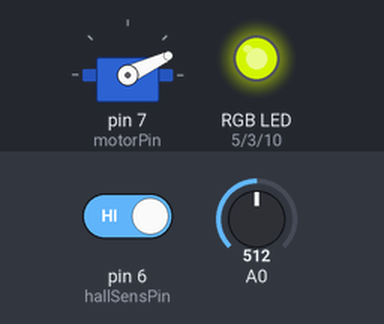
A sketch run on a simulated Arduino Uno, built with avr-gcc and run on an emulated ATmega328P. Shown: servo, an RGB LED mixed from three pins (HIGH = lit). The test bench sets the inputs (shaded band); at power-on: A0 = 512, pin 6 (hallSensPin) HIGH.

Above: at 4.2 s.
4.3 s: A0 set to 716
At 5.5 s:
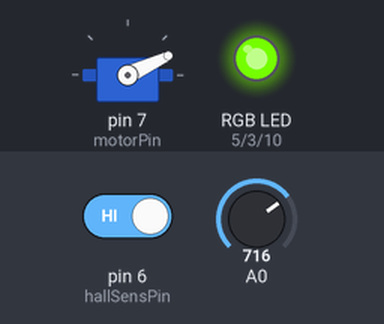
5.8 s: pin 6 (hallSensPin) driven LOW
At 6.6 s:
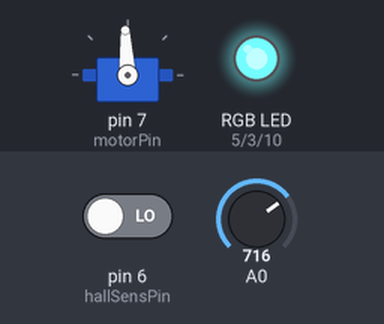
7.3 s: A0 set to 900
At 8.0 s:
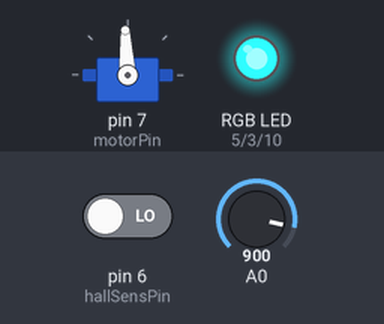
8.8 s: pin 6 (hallSensPin) driven HIGH
At 10.8 s:
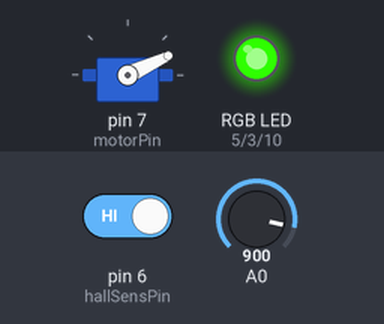
11.3 s: A0 set to 1023
At 12.0 s:
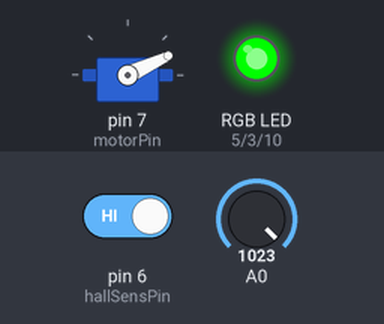
12.8 s: pin 6 (hallSensPin) driven LOW
At 13.1 s:
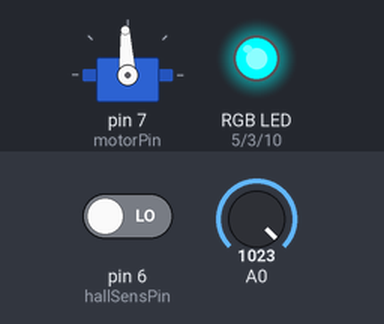
Timing chart, 0 to 15.3 s (numbered marks = the images above; inputs shaded):
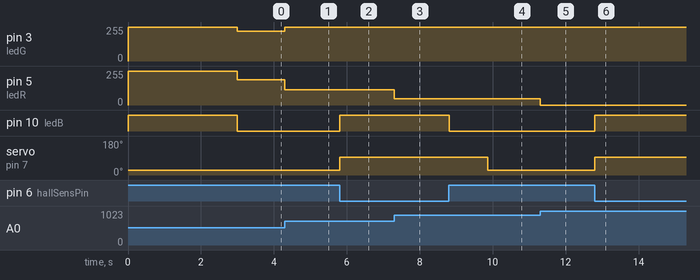

The sketch:

elTorpedo85_system_test.ino
```cpp
/*
  pinOUT
  2 - КНОПКА
  3 - СД ЗЕЛЕНЫЙ
  4 - Сигнал зарядки +
  5 - СД КРАСНЫЙ
  6 - ДАТЧИК ХОЛЛА 1
  7 - МОТОР
  8 - ДАТЧИК ХОЛЛА 2
  9 - СД СИНИЙ
  10 -
  11 - //ВКЛ ЗАПИСИ ВЫХОД
  12 - //ВКЛ МОТОРА ВХОД
  13 - //ВКЛ МОТОРА ВХОД 2
  А0 - уровень напряжения

  1 - +
  2 - -
  3,4 - sign
*/

#include <Servo.h>

Servo motor;

//  var init
bool hallSens = false, speedSwitch = false, speedSwitch2 = false, speedArr[] = {true, false};
int ledR = 5, ledG = 3, ledB = 10, hallSensPin = 6, motorPin = 7, motorStop = 800, motorSpeedArr[] = {1500, 2200}, i = 0, n = 0,
    chargeLvl = 0, chargeLvlMap = 0, chargeLvlR = 0, chargeLvlG = 0;

bool enabled = true, motorEnabled = false;


void setup() {


  motor.attach(motorPin);
  Serial.begin(9600);

  pinMode(ledR, OUTPUT); //RED
  pinMode(ledG, OUTPUT); //Green
  pinMode(ledB, OUTPUT); //Blue
  pinMode(hallSensPin, INPUT_PULLUP); //hallSens

  //  LED off initialisation (LOW - off, HIGH - on)
  digitalWrite(ledR, HIGH);
  digitalWrite(ledG, HIGH);
  digitalWrite(ledB, HIGH);

  //  Motor ON initialisation 3 sec waiting
  motor.writeMicroseconds(motorStop);
  delay(3000);
}

void loop() {

  //update sensor status every loop
  hallSens = !digitalRead(6);
  chargeLvl = analogRead(A0);

  //  Serial.println(hallSens);


  //indication sensor blue led
  if (hallSens) {
    digitalWrite(ledB, HIGH);
  } else {
    digitalWrite(ledB, LOW);
  }

  //индикация включения + инициализация мотора
  if (!enabled) {
    motor.writeMicroseconds(motorStop);
    digitalWrite(ledR, LOW);
    digitalWrite(ledG, LOW);
    i = 0;
  } else {
    i = 0;
    chargeLvlMap = map(chargeLvl, 0, 1023, 630, 840);
    chargeLvlG = map(chargeLvlMap, 750, 630, 253, 0);
    chargeLvlG = constrain(chargeLvlG, 0, 253);
    chargeLvlR = map(chargeLvlMap, 700, 840, 253, 0);
    chargeLvlR = constrain(chargeLvlR, 0, 253);
    analogWrite(ledR, chargeLvlR);
    analogWrite(ledG, chargeLvlG);

    //Charge indicator calibration, low(chargeLvl) = 20v(790), high(chargeLvl) = ,
    //    Serial.print(chargeLvl);
    //    Serial.print("   ");
    //    Serial.print(chargeLvlMap);
    //    Serial.print("   ");
    //    Serial.print(chargeLvlR);
    //    Serial.print("   ");
    //    Serial.println(chargeLvlG);

    if (hallSens && speedArr[0])  {
      motor.writeMicroseconds(motorSpeedArr[0]);
      speedSwitch2 = true;
      delay(20);
      return;
    }
    else if (hallSens && speedArr[1])  {
      motor.writeMicroseconds(motorSpeedArr[1]);
      speedSwitch2 = true;
      delay(20);
      return;
    } else {
      if (speedSwitch2) {
        delay(50);
        while (i < 100) {
          hallSens = !digitalRead(6);
          if (hallSens && !speedSwitch) {
            speedSwitch = true;
            speedSwitch2 = false;
            speedArr[0] = !speedArr[0];
            speedArr[1] = !speedArr[1];
            return;
          }
          if (!hallSens && speedSwitch) {
            speedSwitch = false;
          }
          i++;
          delay(10);
        }
      }
      motor.writeMicroseconds(motorStop);
      speedArr[0] = true;
      speedArr[1] = false;
      speedSwitch2 = false;
    }
  }
}
```

Measured:
- after the input at 4.3 s, pin 3 (ledG): 222/255 → 253/255 at once; pin 5 (ledR): 190/255 → 116/255 at once
- after the input at 5.8 s, pin 10 (ledB): LOW → HIGH at once; servo on pin 7 (motorPin): 25° → 93° at once
- after the input at 7.3 s, pin 5 (ledR): 116/255 → 47/255 at once
- after the input at 8.8 s, pin 10 (ledB): HIGH → LOW at once; servo on pin 7 (motorPin): 93° → 25° after 1.1 s
- after the input at 11.3 s, pin 5 (ledR): 47/255 → 0/255 at once
- after the input at 12.8 s, pin 10 (ledB): LOW → HIGH at once; servo on pin 7 (motorPin): 25° → 93° at once
